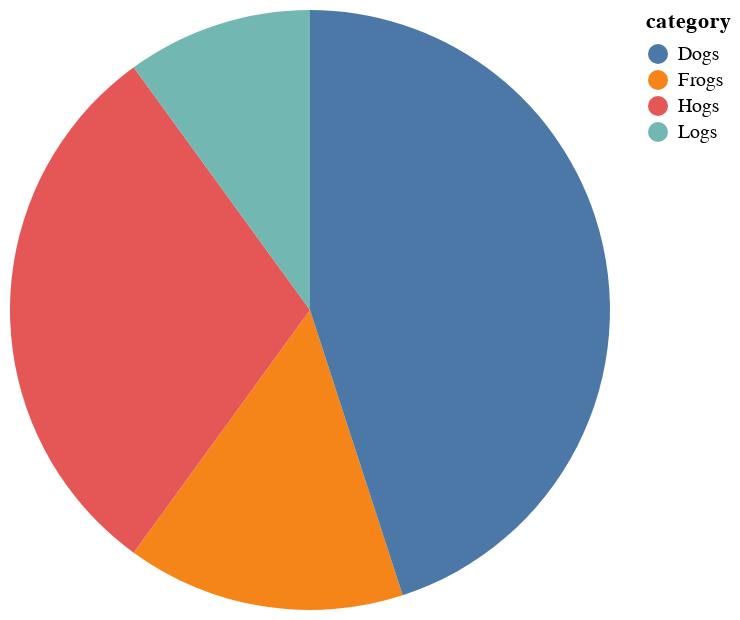

Notebook code cell kept with this figure:
### Code cell
import pandas as pd
import altair as alt

# Define the data
data = pd.DataFrame(
    {"category": ["Frogs", "Hogs", "Dogs", "Logs"], "value": [15, 30, 45, 10]}
)

alt.Chart(data).mark_arc().encode(theta="value", color="category")

### Figure 1 — Vega-Lite specification as saved in the notebook (floating-point values rounded to 4 significant figures)
{"config": {"view": {"continuousWidth": 300, "continuousHeight": 300}}, "data": {"name": "data-6e6e50dc1d1e4043305d7b628d7abfd3"}, "mark": {"type": "arc"}, "encoding": {"color": {"field": "category", "type": "nominal"}, "theta": {"field": "value", "type": "quantitative"}}, "$schema": "https://vega.github.io/schema/vega-lite/v5.8.0.json", "datasets": {"data-6e6e50dc1d1e4043305d7b628d7abfd3": [{"category": "Frogs", "value": 15}, {"category": "Hogs", "value": 30}, {"category": "Dogs", "value": 45}, {"category": "Logs", "value": 10}]}}
